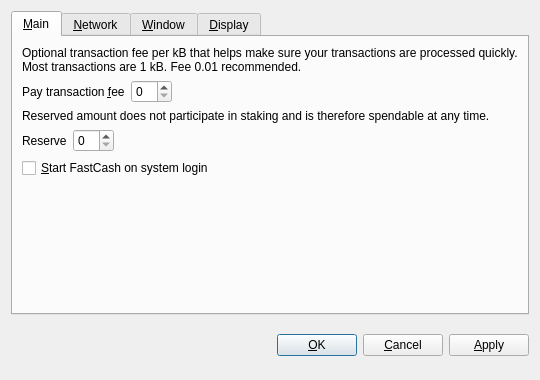
<?xml version="1.0" encoding="UTF-8"?>
<ui version="4.0">
 <class>OptionsDialog</class>
 <widget class="QDialog" name="OptionsDialog">
  <property name="geometry">
   <rect>
    <x>0</x>
    <y>0</y>
    <width>540</width>
    <height>380</height>
   </rect>
  </property>
  <property name="windowTitle">
   <string>Options</string>
  </property>
  <property name="modal">
   <bool>true</bool>
  </property>
  <layout class="QVBoxLayout" name="verticalLayout">
   <item>
    <widget class="QTabWidget" name="tabWidget">
     <property name="tabPosition">
      <enum>QTabWidget::North</enum>
     </property>
     <property name="currentIndex">
      <number>0</number>
     </property>
     <widget class="QWidget" name="tabMain">
      <attribute name="title">
       <string>&amp;Main</string>
      </attribute>
      <layout class="QVBoxLayout" name="verticalLayout_Main">
       <item>
        <widget class="QLabel" name="transactionFeeInfoLabel">
         <property name="text">
          <string>Optional transaction fee per kB that helps make sure your transactions are processed quickly. Most transactions are 1 kB. Fee 0.01 recommended.</string>
         </property>
         <property name="textFormat">
          <enum>Qt::PlainText</enum>
         </property>
         <property name="wordWrap">
          <bool>true</bool>
         </property>
        </widget>
       </item>
       <item>
        <layout class="QHBoxLayout" name="horizontalLayoutFee">
         <item>
          <widget class="QLabel" name="transactionFeeLabel">
           <property name="text">
            <string>Pay transaction &amp;fee</string>
           </property>
           <property name="textFormat">
            <enum>Qt::PlainText</enum>
           </property>
           <property name="buddy">
            <cstring>transactionFee</cstring>
           </property>
          </widget>
         </item>
         <item>
          <widget class="BitcoinAmountField" name="transactionFee"/>
         </item>
         <item>
          <spacer name="horizontalSpacerFee">
           <property name="orientation">
            <enum>Qt::Horizontal</enum>
           </property>
           <property name="sizeHint" stdset="0">
            <size>
             <width>40</width>
             <height>20</height>
            </size>
           </property>
          </spacer>
         </item>
        </layout>
       </item>
       <item>
        <widget class="QLabel" name="reserveBalanceInfoLabel">
         <property name="text">
          <string>Reserved amount does not participate in staking and is therefore spendable at any time.</string>
         </property>
         <property name="textFormat">
          <enum>Qt::PlainText</enum>
         </property>
         <property name="wordWrap">
          <bool>true</bool>
         </property>
        </widget>
       </item>
       <item>
        <layout class="QHBoxLayout" name="horizontalLayoutReserveBalance">
         <item>
          <widget class="QLabel" name="reserveBalanceLabel">
           <property name="text">
            <string>Reserve</string>
           </property>
           <property name="textFormat">
            <enum>Qt::PlainText</enum>
           </property>
           <property name="buddy">
            <cstring>reserveBalance</cstring>
           </property>
          </widget>
         </item>
         <item>
          <widget class="BitcoinAmountField" name="reserveBalance"/>
         </item>
         <item>
          <spacer name="horizontalSpacerReserveBalance">
           <property name="orientation">
            <enum>Qt::Horizontal</enum>
           </property>
           <property name="sizeHint" stdset="0">
            <size>
             <width>40</width>
             <height>20</height>
            </size>
           </property>
          </spacer>
         </item>
        </layout>
       </item>
       <item>
        <widget class="QCheckBox" name="bitcoinAtStartup">
         <property name="toolTip">
          <string>Automatically start FastCash after logging in to the system.</string>
         </property>
         <property name="text">
          <string>&amp;Start FastCash on system login</string>
         </property>
        </widget>
       </item>
       <item>
        <spacer name="verticalSpacer_Main">
         <property name="orientation">
          <enum>Qt::Vertical</enum>
         </property>
         <property name="sizeHint" stdset="0">
          <size>
           <width>20</width>
           <height>40</height>
          </size>
         </property>
        </spacer>
       </item>
      </layout>
     </widget>
     <widget class="QWidget" name="tabNetwork">
      <attribute name="title">
       <string>&amp;Network</string>
      </attribute>
      <layout class="QVBoxLayout" name="verticalLayout_Network">
       <item>
        <widget class="QCheckBox" name="mapPortUpnp">
         <property name="toolTip">
          <string>Automatically open the FastCash client port on the router. This only works when your router supports UPnP and it is enabled.</string>
         </property>
         <property name="text">
          <string>Map port using &amp;UPnP</string>
         </property>
        </widget>
       </item>
       <item>
        <widget class="QCheckBox" name="connectSocks">
         <property name="toolTip">
          <string>Connect to the FastCash network through a SOCKS proxy (e.g. when connecting through Tor).</string>
         </property>
         <property name="text">
          <string>&amp;Connect through SOCKS proxy:</string>
         </property>
        </widget>
       </item>
       <item>
        <layout class="QHBoxLayout" name="horizontalLayout_Network">
         <item>
          <widget class="QLabel" name="proxyIpLabel">
           <property name="text">
            <string>Proxy &amp;IP:</string>
           </property>
           <property name="textFormat">
            <enum>Qt::PlainText</enum>
           </property>
           <property name="buddy">
            <cstring>proxyIp</cstring>
           </property>
          </widget>
         </item>
         <item>
          <widget class="QValidatedLineEdit" name="proxyIp">
           <property name="maximumSize">
            <size>
             <width>140</width>
             <height>16777215</height>
            </size>
           </property>
           <property name="toolTip">
            <string>IP address of the proxy (e.g. 127.0.0.1)</string>
           </property>
          </widget>
         </item>
         <item>
          <widget class="QLabel" name="proxyPortLabel">
           <property name="text">
            <string>&amp;Port:</string>
           </property>
           <property name="textFormat">
            <enum>Qt::PlainText</enum>
           </property>
           <property name="buddy">
            <cstring>proxyPort</cstring>
           </property>
          </widget>
         </item>
         <item>
          <widget class="QLineEdit" name="proxyPort">
           <property name="maximumSize">
            <size>
             <width>55</width>
             <height>16777215</height>
            </size>
           </property>
           <property name="toolTip">
            <string>Port of the proxy (e.g. 9050)</string>
           </property>
          </widget>
         </item>
         <item>
          <widget class="QLabel" name="socksVersionLabel">
           <property name="text">
            <string>SOCKS &amp;Version:</string>
           </property>
           <property name="textFormat">
            <enum>Qt::PlainText</enum>
           </property>
           <property name="buddy">
            <cstring>socksVersion</cstring>
           </property>
          </widget>
         </item>
         <item>
          <widget class="QValueComboBox" name="socksVersion">
           <property name="toolTip">
            <string>SOCKS version of the proxy (e.g. 5)</string>
           </property>
          </widget>
         </item>
         <item>
          <spacer name="horizontalSpacer_Network">
           <property name="orientation">
            <enum>Qt::Horizontal</enum>
           </property>
           <property name="sizeHint" stdset="0">
            <size>
             <width>40</width>
             <height>20</height>
            </size>
           </property>
          </spacer>
         </item>
        </layout>
       </item>
       <item>
        <spacer name="verticalSpacer_Network">
         <property name="orientation">
          <enum>Qt::Vertical</enum>
         </property>
         <property name="sizeHint" stdset="0">
          <size>
           <width>20</width>
           <height>40</height>
          </size>
         </property>
        </spacer>
       </item>
      </layout>
     </widget>
     <widget class="QWidget" name="tabWindow">
      <attribute name="title">
       <string>&amp;Window</string>
      </attribute>
      <layout class="QVBoxLayout" name="verticalLayout_Window">
       <item>
        <widget class="QCheckBox" name="minimizeToTray">
         <property name="toolTip">
          <string>Show only a tray icon after minimizing the window.</string>
         </property>
         <property name="text">
          <string>&amp;Minimize to the tray instead of the taskbar</string>
         </property>
        </widget>
       </item>
       <item>
        <widget class="QCheckBox" name="minimizeOnClose">
         <property name="toolTip">
          <string>Minimize instead of exit the application when the window is closed. When this option is enabled, the application will be closed only after selecting Quit in the menu.</string>
         </property>
         <property name="text">
          <string>M&amp;inimize on close</string>
         </property>
        </widget>
       </item>
       <item>
        <spacer name="verticalSpacer_Window">
         <property name="orientation">
          <enum>Qt::Vertical</enum>
         </property>
         <property name="sizeHint" stdset="0">
          <size>
           <width>20</width>
           <height>40</height>
          </size>
         </property>
        </spacer>
       </item>
      </layout>
     </widget>
     <widget class="QWidget" name="tabDisplay">
      <attribute name="title">
       <string>&amp;Display</string>
      </attribute>
      <layout class="QVBoxLayout" name="verticalLayout_Display">
       <item>
        <layout class="QHBoxLayout" name="horizontalLayout_1_Display">
         <item>
          <widget class="QLabel" name="langLabel">
           <property name="text">
            <string>User Interface &amp;language:</string>
           </property>
           <property name="textFormat">
            <enum>Qt::PlainText</enum>
           </property>
           <property name="buddy">
            <cstring>lang</cstring>
           </property>
          </widget>
         </item>
         <item>
          <widget class="QValueComboBox" name="lang">
           <property name="toolTip">
            <string>The user interface language can be set here. This setting will take effect after restarting FastCash.</string>
           </property>
          </widget>
         </item>
        </layout>
       </item>
       <item>
        <layout class="QHBoxLayout" name="horizontalLayout_2_Display">
         <item>
          <widget class="QLabel" name="unitLabel">
           <property name="text">
            <string>&amp;Unit to show amounts in:</string>
           </property>
           <property name="textFormat">
            <enum>Qt::PlainText</enum>
           </property>
           <property name="buddy">
            <cstring>unit</cstring>
           </property>
          </widget>
         </item>
         <item>
          <widget class="QValueComboBox" name="unit">
           <property name="toolTip">
            <string>Choose the default subdivision unit to show in the interface and when sending coins.</string>
           </property>
          </widget>
         </item>
        </layout>
       </item>
       <item>
        <widget class="QCheckBox" name="displayAddresses">
         <property name="toolTip">
          <string>Whether to show FastCash addresses in the transaction list or not.</string>
         </property>
         <property name="text">
          <string>&amp;Display addresses in transaction list</string>
         </property>
        </widget>
       </item>
       <item>
        <widget class="QCheckBox" name="coinControlFeatures">
         <property name="toolTip">
          <string>Whether to show coin control features or not.</string>
         </property>
         <property name="text">
          <string>Display coin &amp;control features (experts only!)</string>
         </property>
        </widget>
       </item>
       <item>
        <spacer name="verticalSpacer_Display">
         <property name="orientation">
          <enum>Qt::Vertical</enum>
         </property>
         <property name="sizeHint" stdset="0">
          <size>
           <width>20</width>
           <height>40</height>
          </size>
         </property>
        </spacer>
       </item>
      </layout>
     </widget>
    </widget>
   </item>
   <item>
    <layout class="QHBoxLayout" name="horizontalLayout_Buttons">
     <item>
      <spacer name="horizontalSpacer_1">
       <property name="orientation">
        <enum>Qt::Horizontal</enum>
       </property>
       <property name="sizeHint" stdset="0">
        <size>
         <width>40</width>
         <height>48</height>
        </size>
       </property>
      </spacer>
     </item>
     <item>
      <widget class="QLabel" name="statusLabel">
       <property name="font">
        <font>
         <weight>75</weight>
         <bold>true</bold>
        </font>
       </property>
       <property name="text">
        <string/>
       </property>
       <property name="textFormat">
        <enum>Qt::PlainText</enum>
       </property>
       <property name="wordWrap">
        <bool>true</bool>
       </property>
      </widget>
     </item>
     <item>
      <spacer name="horizontalSpacer_2">
       <property name="orientation">
        <enum>Qt::Horizontal</enum>
       </property>
       <property name="sizeHint" stdset="0">
        <size>
         <width>40</width>
         <height>48</height>
        </size>
       </property>
      </spacer>
     </item>
     <item>
      <widget class="QPushButton" name="okButton">
       <property name="text">
        <string>&amp;OK</string>
       </property>
      </widget>
     </item>
     <item>
      <widget class="QPushButton" name="cancelButton">
       <property name="text">
        <string>&amp;Cancel</string>
       </property>
       <property name="autoDefault">
        <bool>false</bool>
       </property>
      </widget>
     </item>
     <item>
      <widget class="QPushButton" name="applyButton">
       <property name="text">
        <string>&amp;Apply</string>
       </property>
       <property name="autoDefault">
        <bool>false</bool>
       </property>
      </widget>
     </item>
    </layout>
   </item>
  </layout>
 </widget>
 <customwidgets>
  <customwidget>
   <class>BitcoinAmountField</class>
   <extends>QSpinBox</extends>
   <header>bitcoinamountfield.h</header>
  </customwidget>
  <customwidget>
   <class>QValueComboBox</class>
   <extends>QComboBox</extends>
   <header>qvaluecombobox.h</header>
  </customwidget>
  <customwidget>
   <class>QValidatedLineEdit</class>
   <extends>QLineEdit</extends>
   <header>qvalidatedlineedit.h</header>
  </customwidget>
 </customwidgets>
 <resources/>
 <connections/>
</ui>
